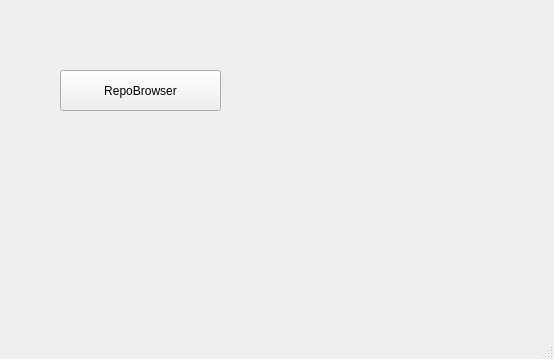
<?xml version="1.0" encoding="UTF-8"?>
<ui version="4.0">
 <class>MainWindow</class>
 <widget class="QMainWindow" name="MainWindow">
  <property name="geometry">
   <rect>
    <x>0</x>
    <y>0</y>
    <width>554</width>
    <height>359</height>
   </rect>
  </property>
  <property name="windowTitle">
   <string>MainWindow</string>
  </property>
  <widget class="QWidget" name="centralwidget">
   <widget class="QPushButton" name="pushButton">
    <property name="geometry">
     <rect>
      <x>60</x>
      <y>70</y>
      <width>161</width>
      <height>41</height>
     </rect>
    </property>
    <property name="text">
     <string>RepoBrowser</string>
    </property>
   </widget>
  </widget>
  <widget class="QMenuBar" name="menubar">
   <property name="geometry">
    <rect>
     <x>0</x>
     <y>0</y>
     <width>554</width>
     <height>21</height>
    </rect>
   </property>
  </widget>
  <widget class="QStatusBar" name="statusbar"/>
 </widget>
 <resources/>
 <connections/>
</ui>
